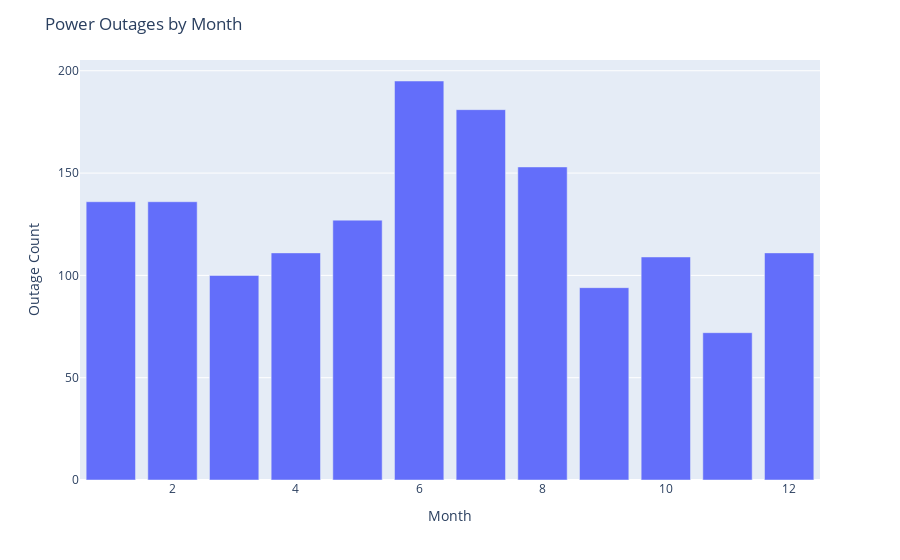

Here is the notebook cell this chart was saved with:
### Markdown cell above
## Power Outages by Month

### Code cell
month_count = outage_cleaned.groupby('MONTH').count()

fig = px.bar(month_count, y = 'OBS')
fig.update_layout(
    title_text="Power Outages by Month",
    xaxis_title="Month",
    yaxis_title="Outage Count"
)
fig.show()

### Figure 1 — Plotly figure (JSON) as saved in the notebook; plotly's stock layout.template omitted (floating-point values rounded to 4 significant figures)
{"data": [{"alignmentgroup": "True", "hovertemplate": "MONTH=%{x}<br>OBS=%{y}<extra></extra>", "legendgroup": "", "marker": {"color": "#636efa", "pattern": {"shape": ""}}, "name": "", "offsetgroup": "", "orientation": "v", "showlegend": false, "textposition": "auto", "type": "bar", "x": [1, 2, 3, 4, 5, 6, 7, 8, 9, 10, 11, 12], "xaxis": "x", "y": [136, 136, 100, 111, 127, 195, 181, 153, 94, 109, 72, 111], "yaxis": "y"}], "layout": {"barmode": "relative", "legend": {"tracegroupgap": 0}, "margin": {"t": 60}, "title": {"text": "Power Outages by Month"}, "xaxis": {"anchor": "y", "domain": [0, 1], "title": {"text": "Month"}}, "yaxis": {"anchor": "x", "domain": [0, 1], "title": {"text": "Outage Count"}}}}
